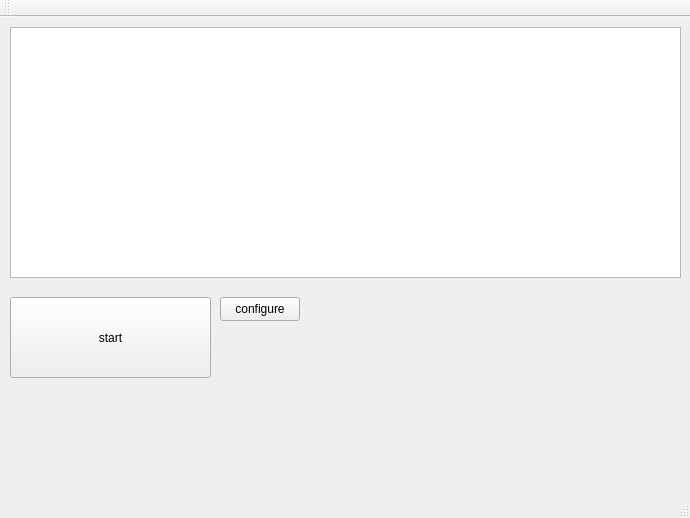
<?xml version="1.0" encoding="UTF-8"?>
<ui version="4.0">
 <class>MainWindow</class>
 <widget class="QMainWindow" name="MainWindow">
  <property name="geometry">
   <rect>
    <x>0</x>
    <y>0</y>
    <width>690</width>
    <height>518</height>
   </rect>
  </property>
  <property name="windowTitle">
   <string>MainWindow</string>
  </property>
  <widget class="QWidget" name="centralWidget">
   <widget class="QPushButton" name="pushButton">
    <property name="geometry">
     <rect>
      <x>10</x>
      <y>280</y>
      <width>201</width>
      <height>81</height>
     </rect>
    </property>
    <property name="text">
     <string>start</string>
    </property>
   </widget>
   <widget class="QPushButton" name="pushButton_2">
    <property name="geometry">
     <rect>
      <x>220</x>
      <y>280</y>
      <width>80</width>
      <height>24</height>
     </rect>
    </property>
    <property name="text">
     <string>configure</string>
    </property>
   </widget>
   <widget class="QListWidget" name="listWidget">
    <property name="geometry">
     <rect>
      <x>10</x>
      <y>10</y>
      <width>671</width>
      <height>251</height>
     </rect>
    </property>
   </widget>
  </widget>
  <widget class="QMenuBar" name="menuBar">
   <property name="geometry">
    <rect>
     <x>0</x>
     <y>0</y>
     <width>690</width>
     <height>21</height>
    </rect>
   </property>
  </widget>
  <widget class="QToolBar" name="mainToolBar">
   <attribute name="toolBarArea">
    <enum>TopToolBarArea</enum>
   </attribute>
   <attribute name="toolBarBreak">
    <bool>false</bool>
   </attribute>
  </widget>
  <widget class="QStatusBar" name="statusBar"/>
 </widget>
 <layoutdefault spacing="6" margin="11"/>
 <resources/>
 <connections/>
</ui>
